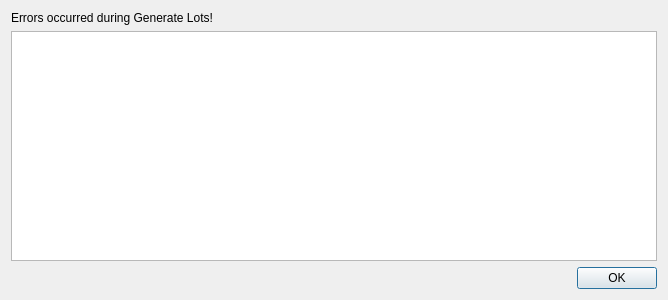
<?xml version="1.0" encoding="UTF-8"?>
<ui version="4.0">
 <class>GenerateLotsFailureDialog</class>
 <widget class="QDialog" name="GenerateLotsFailureDialog">
  <property name="geometry">
   <rect>
    <x>0</x>
    <y>0</y>
    <width>668</width>
    <height>300</height>
   </rect>
  </property>
  <property name="windowTitle">
   <string>Generate Lots Errors</string>
  </property>
  <layout class="QGridLayout" name="gridLayout">
   <item row="0" column="0">
    <widget class="QLabel" name="prompt">
     <property name="text">
      <string>Errors occurred during Generate Lots!</string>
     </property>
     <property name="wordWrap">
      <bool>true</bool>
     </property>
    </widget>
   </item>
   <item row="1" column="0">
    <widget class="QListWidget" name="list"/>
   </item>
   <item row="2" column="0">
    <widget class="QDialogButtonBox" name="buttonBox">
     <property name="orientation">
      <enum>Qt::Horizontal</enum>
     </property>
     <property name="standardButtons">
      <set>QDialogButtonBox::Ok</set>
     </property>
    </widget>
   </item>
  </layout>
 </widget>
 <resources/>
 <connections>
  <connection>
   <sender>buttonBox</sender>
   <signal>accepted()</signal>
   <receiver>GenerateLotsFailureDialog</receiver>
   <slot>accept()</slot>
   <hints>
    <hint type="sourcelabel">
     <x>560</x>
     <y>288</y>
    </hint>
    <hint type="destinationlabel">
     <x>423</x>
     <y>16</y>
    </hint>
   </hints>
  </connection>
  <connection>
   <sender>buttonBox</sender>
   <signal>rejected()</signal>
   <receiver>GenerateLotsFailureDialog</receiver>
   <slot>reject()</slot>
   <hints>
    <hint type="sourcelabel">
     <x>453</x>
     <y>278</y>
    </hint>
    <hint type="destinationlabel">
     <x>581</x>
     <y>13</y>
    </hint>
   </hints>
  </connection>
 </connections>
</ui>
